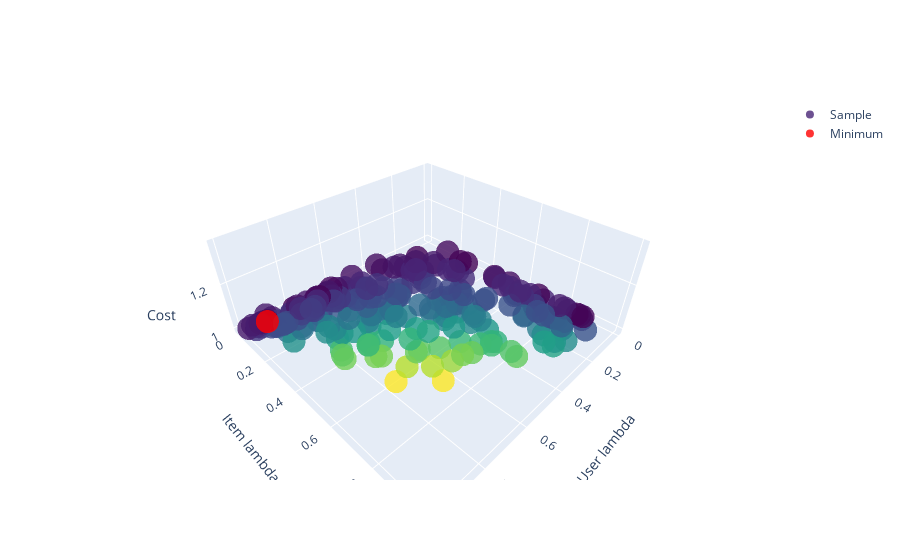

The cell this chart's notebook holds for it:
### Code cell
plot_opti_lambdas("cache/als_costs.pkl")

### Figure 1 — Plotly figure (JSON) as saved in the notebook; plotly's stock layout.template omitted (floating-point values rounded to 4 significant figures; data arrays with more than 128 entries replaced by an {"elided": "..."} marker saying what was removed)
{"data": [{"marker": {"color": {"elided": "224 float values"}, "colorscale": [[0, "#440154"], [0.1111, "#482878"], [0.2222, "#3e4989"], [0.3333, "#31688e"], [0.4444, "#26828e"], [0.5556, "#1f9e89"], [0.6667, "#35b779"], [0.7778, "#6ece58"], [0.8889, "#b5de2b"], [1, "#fde725"]], "opacity": 0.8, "size": 8}, "mode": "markers", "name": "Sample", "type": "scatter3d", "x": {"elided": "224 float values"}, "y": {"elided": "224 float values"}, "z": {"elided": "224 float values"}}, {"ids": ["Minimum"], "marker": {"color": "red", "opacity": 0.8, "size": 8}, "mode": "markers", "name": "Minimum", "type": "scatter3d", "x": [0.9081], "y": [0.01248], "z": [0.9892]}], "layout": {"scene": {"xaxis": {"title": {"text": "User lambda"}}, "yaxis": {"title": {"text": "Item lambda"}}, "zaxis": {"title": {"text": "Cost"}}}}}
